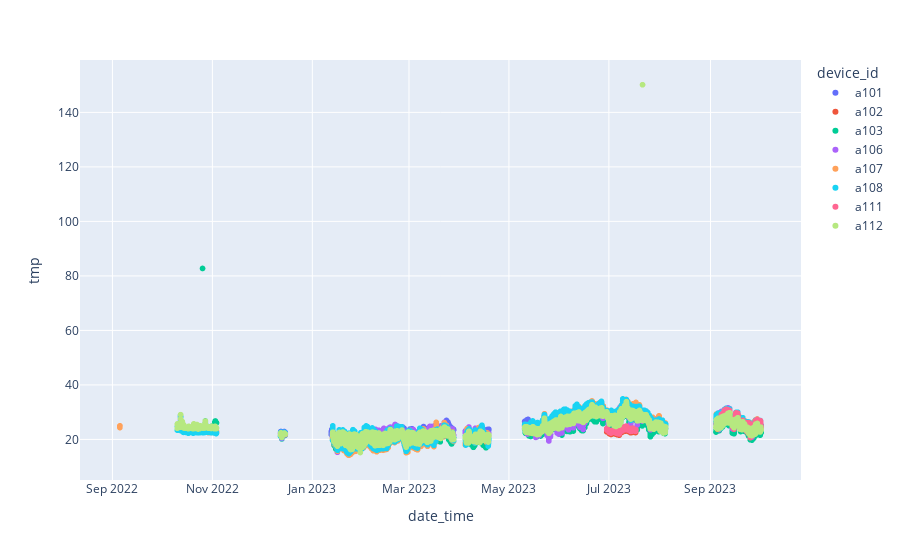

Notebook code cell kept with this figure:
### Code cell
import plotly.express as px


px.scatter(df, x= "date_time", y= "tmp", color= "device_id")

### Figure 1 — Plotly figure (JSON) as saved in the notebook; plotly's stock layout.template omitted (floating-point values rounded to 4 significant figures; data arrays with more than 128 entries replaced by an {"elided": "..."} marker saying what was removed)
{"data": [{"hovertemplate": "device_id=a101<br>date_time=%{x}<br>tmp=%{y}<extra></extra>", "legendgroup": "a101", "marker": {"color": "#636efa", "symbol": "circle"}, "mode": "markers", "name": "a101", "showlegend": true, "type": "scattergl", "x": {"elided": "5459 str values"}, "xaxis": "x", "y": {"elided": "5459 float values"}, "yaxis": "y"}, {"hovertemplate": "device_id=a102<br>date_time=%{x}<br>tmp=%{y}<extra></extra>", "legendgroup": "a102", "marker": {"color": "#EF553B", "symbol": "circle"}, "mode": "markers", "name": "a102", "showlegend": true, "type": "scattergl", "x": {"elided": "1006 str values"}, "xaxis": "x", "y": {"elided": "1006 float values"}, "yaxis": "y"}, {"hovertemplate": "device_id=a103<br>date_time=%{x}<br>tmp=%{y}<extra></extra>", "legendgroup": "a103", "marker": {"color": "#00cc96", "symbol": "circle"}, "mode": "markers", "name": "a103", "showlegend": true, "type": "scattergl", "x": {"elided": "5444 str values"}, "xaxis": "x", "y": {"elided": "5444 float values"}, "yaxis": "y"}, {"hovertemplate": "device_id=a106<br>date_time=%{x}<br>tmp=%{y}<extra></extra>", "legendgroup": "a106", "marker": {"color": "#ab63fa", "symbol": "circle"}, "mode": "markers", "name": "a106", "showlegend": true, "type": "scattergl", "x": {"elided": "5287 str values"}, "xaxis": "x", "y": {"elided": "5287 float values"}, "yaxis": "y"}, {"hovertemplate": "device_id=a107<br>date_time=%{x}<br>tmp=%{y}<extra></extra>", "legendgroup": "a107", "marker": {"color": "#FFA15A", "symbol": "circle"}, "mode": "markers", "name": "a107", "showlegend": true, "type": "scattergl", "x": {"elided": "5130 str values"}, "xaxis": "x", "y": {"elided": "5130 float values"}, "yaxis": "y"}, {"hovertemplate": "device_id=a108<br>date_time=%{x}<br>tmp=%{y}<extra></extra>", "legendgroup": "a108", "marker": {"color": "#19d3f3", "symbol": "circle"}, "mode": "markers", "name": "a108", "showlegend": true, "type": "scattergl", "x": {"elided": "5337 str values"}, "xaxis": "x", "y": {"elided": "5337 float values"}, "yaxis": "y"}, {"hovertemplate": "device_id=a111<br>date_time=%{x}<br>tmp=%{y}<extra></extra>", "legendgroup": "a111", "marker": {"color": "#FF6692", "symbol": "circle"}, "mode": "markers", "name": "a111", "showlegend": true, "type": "scattergl", "x": {"elided": "1007 str values"}, "xaxis": "x", "y": {"elided": "1007 float values"}, "yaxis": "y"}, {"hovertemplate": "device_id=a112<br>date_time=%{x}<br>tmp=%{y}<extra></extra>", "legendgroup": "a112", "marker": {"color": "#B6E880", "symbol": "circle"}, "mode": "markers", "name": "a112", "showlegend": true, "type": "scattergl", "x": {"elided": "5444 str values"}, "xaxis": "x", "y": {"elided": "5444 float values"}, "yaxis": "y"}], "layout": {"legend": {"title": {"text": "device_id"}, "tracegroupgap": 0}, "margin": {"t": 60}, "xaxis": {"anchor": "y", "domain": [0, 1], "title": {"text": "date_time"}}, "yaxis": {"anchor": "x", "domain": [0, 1], "title": {"text": "tmp"}}}}
